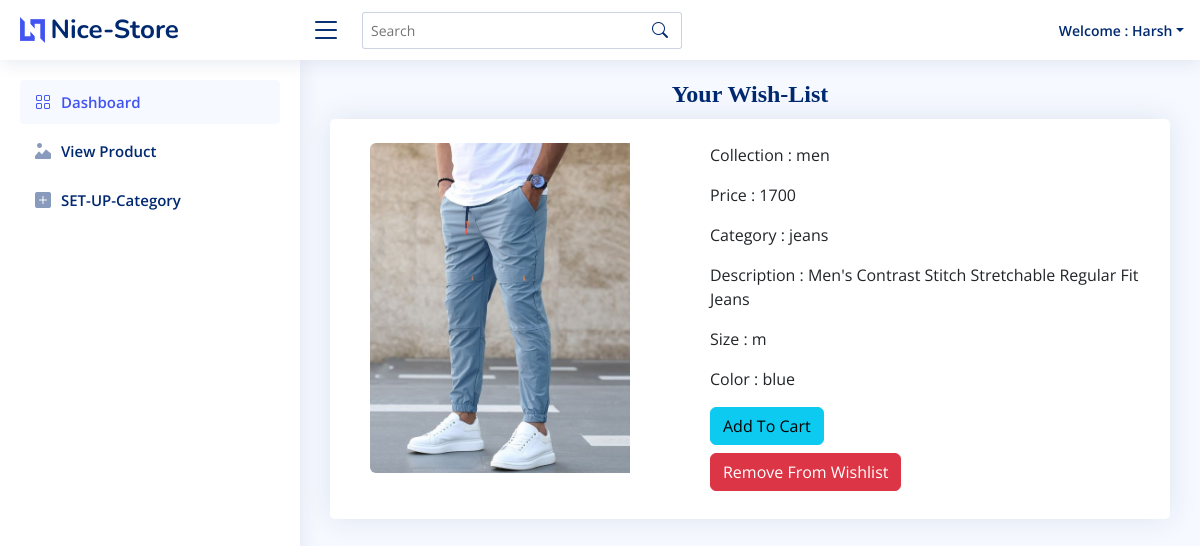
/shop/wishlist/ (signed in), run on the app's committed database.
### myapp/models.py (models this page shows, shortened)
class Wishlist(models.Model):
    user = models.ForeignKey(UserCreate, on_delete=models.CASCADE)
    product = models.ForeignKey(Product, on_delete=models.CASCADE)
    date = models.DateTimeField(auto_now_add=True)

class Product(models.Model):
    CHOICE1 = (
        ('men', 'Men'),  # {{ i.get_product_collection_display }} in this way capital Men ll show
        ('women', 'Women'),)
    CHOICE3 = (
        ('m', 'M'),
        ('l', 'L'),
    )
    CHOICE4 = (
        ('red', 'Red'),
        ('black', 'Black'),
        ('blue', 'Blue'),
    )
    product_seller = models.ForeignKey(UserCreate, on_delete=models.CASCADE)
    product_collection = models.CharField(max_length=100, choices=CHOICE1)
    product_category = models.ForeignKey(Category, on_delete=models.CASCADE)
    product_size = models.CharField(max_length=100, choices=CHOICE3)
    product_color = models.CharField(max_length=100, choices=CHOICE4)
    product_price = models.PositiveIntegerField()
    product_description = models.TextField()
    product_image = models.ImageField(upload_to="product_image/")

class Category(models.Model):
    category_name = models.CharField(max_length=100)
    created_by = models.ForeignKey(User, on_delete=models.SET_NULL, blank=True, null=True)
    created_at = models.DateTimeField(auto_now_add=True)
    def __str__(self):
        return self.category_name

### shop/views.py (the view)
# urls.py: path('wishlist/', views.WishlistView.as_view(), name='wishlist'),
class WishlistView(LoginRequiredMixin, ListView):
    model = Wishlist
    template_name = 'wishlist/wishlist.html'
    def get_context_data(self, **kwargs):
        context = super(WishlistView, self).get_context_data(**kwargs)
        context["wishlist_count"] = len(self.model.objects.filter(user=self.request.user.usercreate))
        return context

### shop/templates/wishlist/wishlist.html (shortened to what this page needs)
{% extends 'index.html' %}
{% block content %}
    <main id="main" class="main">
        <div class="pagetitle">
            <h1 style="text-align : center; font-family: KacstDigital;"> Your Wish-List </h1>
        </div>
        <section class="section">
            {% for i in object_list %}
                <div class="card">
                    <div class="card-body" style=" margin-left:20px;">
                        <div class="row g-0">
                            <div class="col-md-4">
                                <img src="{{ i.product.product_image.url }}" class="img-fluid rounded-start mt-4"
                                     alt="..."
                                     style="width:300px; height:330px; "
                                >
                            </div>
                            <div class="col-md-8 mt-4">
                                <div style=" margin-left:80px;">
                                    <p>Collection : {{ i.product.product_collection }}</p>
                                    <p>Price : {{ i.product.product_price }}</p>
                                    <p>Category : {{ i.product.product_category }}</p>
                                    <p>Description : {{ i.product.product_description }}</p>
                                    <p>Size : {{ i.product.product_size }}</p>
                                    <p>Color : {{ i.product.product_color }}</p>
                                        <form method="post" action="{% url 'shop:add_to_cart' i.product.pk %}">
                                            <button type="submit" class="btn btn-info mb-2">
                                                Add To Cart
                                            </button>
                                        </form>
                                    <form method="post" action="{% url 'shop:remove_item' i.pk %}">
                                        <button type="submit" class="btn btn-danger mb-2">Remove From Wishlist
                                        </button>
                                    </form>
                                </div>
                            </div>
                        </div>
                    </div>
                </div>
            {% endfor %}
        </section>
    </main>
{% endblock %}

### templates/header.html (shortened to what this page needs)
{% load static %}
<header id="header" class="header fixed-top d-flex align-items-center">
    <div class="d-flex align-items-center justify-content-between">
        <a href="index.html" class="logo d-flex align-items-center">
            <img src="{% static 'assets/img/logo.png' %}" alt="">
            <span class="d-none d-lg-block">Nice-Store</span>
        </a>
        <i class="bi bi-list toggle-sidebar-btn"></i>
    </div>
    <div class="search-bar">
        <form class="search-form d-flex align-items-center" method="POST" action="#">
            <input type="text" name="query" placeholder="Search" title="Enter search keyword">
            <button type="submit" title="Search"><i class="bi bi-search"></i></button>
        </form>
    </div>
    <nav class="header-nav ms-auto">
        <ul class="d-flex align-items-center">
            {% if user.is_authenticated %}
                <li class="nav-item dropdown pe-3">
                <a class="nav-link nav-profile d-flex align-items-center pe-0" href="#" data-bs-toggle="dropdown">
                    <span class="d-none d-md-block dropdown-toggle ps-2">Welcome : {{ user.username }}</span>
                </a>
            {% endif %}
            </li>
        </ul>
    </nav>
</header>

### static/assets/css/style.css (style rules this page uses)
:root { scroll-behavior: smooth; }
body { font-family: "Open Sans", sans-serif; background: #f6f9ff; color: #444444; }
a { color: #4154f1; text-decoration: none; }
h1, h2, h3, h4, h5, h6 { font-family: "Nunito", sans-serif; }
#main { margin-top: 60px; padding: 20px 30px; transition: all 0.3s; }
.pagetitle { margin-bottom: 10px; }
.pagetitle h1 { font-size: 24px; margin-bottom: 0; font-weight: 600; color: #012970; }
.card { margin-bottom: 30px; border: none; border-radius: 5px; box-shadow: 0px 0 30px rgba(1, 41, 112, 0.1); }
.card-body { padding: 0 20px 20px 20px; }
.logo { line-height: 1; }
@media (min-width: 1200px) { .logo { width: 280px; } }
.logo img { max-height: 26px; margin-right: 6px; }
.logo span { font-size: 26px; font-weight: 700; color: #012970; font-family: "Nunito", sans-serif; }
.header { transition: all 0.5s; z-index: 997; height: 60px; box-shadow: 0px 2px 20px rgba(1, 41, 112, 0.1); background-color: #fff; padding-left: 20px; }
.header .toggle-sidebar-btn { font-size: 32px; padding-left: 10px; cursor: pointer; color: #012970; }
.header .search-bar { min-width: 360px; padding: 0 20px; }
.header .search-form { width: 100%; }
.header .search-form input { border: 0; font-size: 14px; color: #012970; border: 1px solid rgba(1, 41, 112, 0.2); padding: 7px 38px 7px 8px; border-radius: 3px; transition: 0.3s; width: 100%; }
.header .search-form button { border: 0; padding: 0; margin-left: -30px; background: none; }
.header .search-form button i { color: #012970; }
.header-nav ul { list-style: none; }
.header-nav>ul { margin: 0; padding: 0; }
.header-nav .nav-profile { color: #012970; }
.header-nav .nav-profile span { font-size: 14px; font-weight: 600; }
@media (min-width: 1200px) { #main, #footer { margin-left: 300px; } }

### data on the page
Wishlist: product.product_image (picture), product.product_collection "men", product.product_price "1700", product.product_category "jeans", product.product_description "Men's Contrast Stitch Stretchable Regular Fit Jeans", product.product_size "m", product.product_color "blue"

### other printed values
{{ user.username }} "Harsh"
